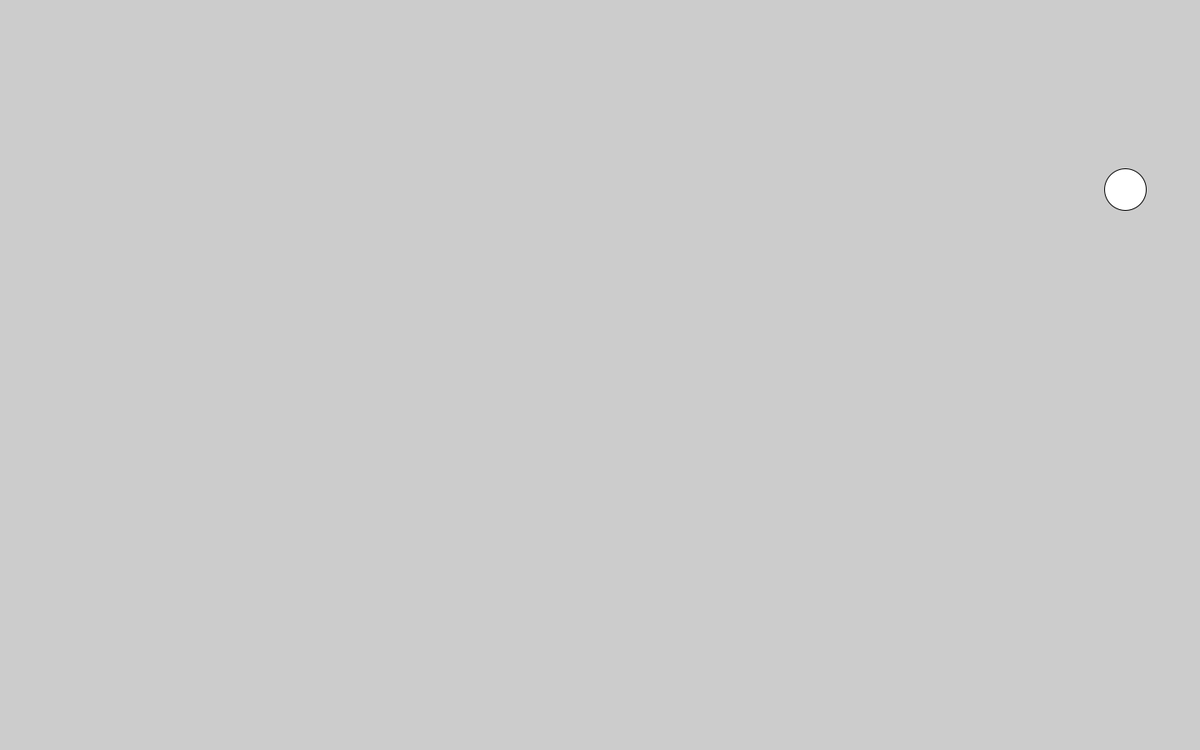
Frame 1 (no input)
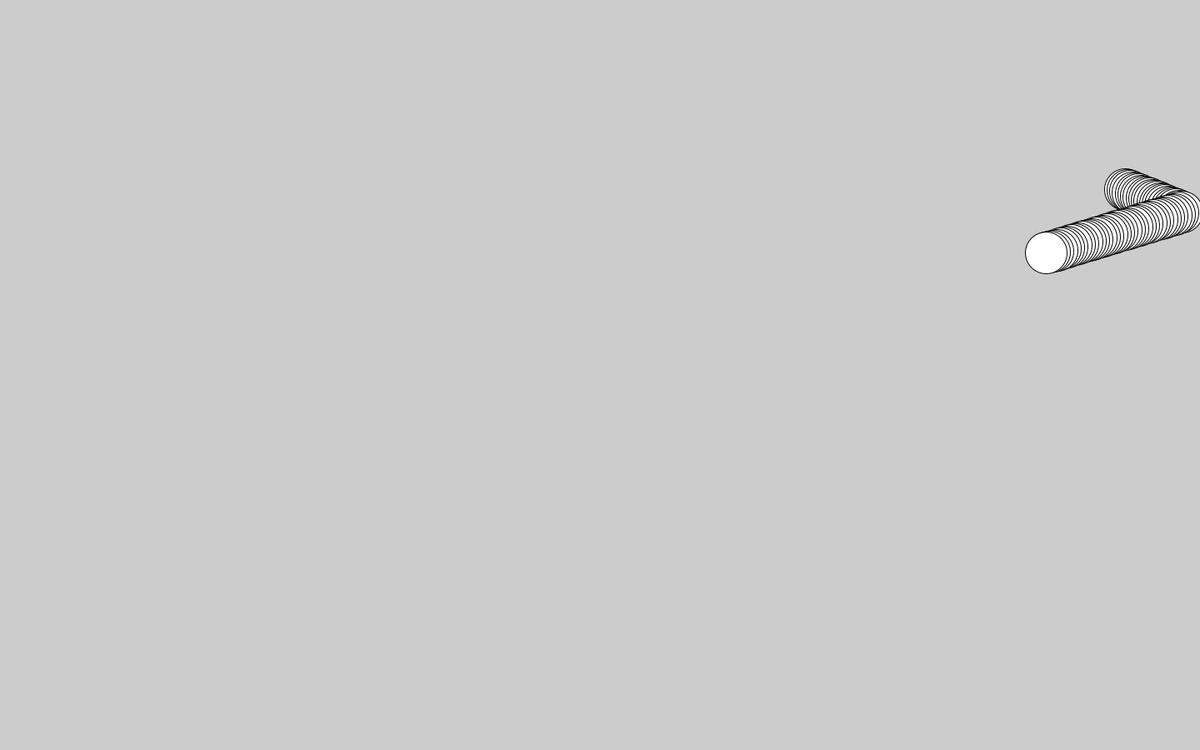
Frame 60 (the mouse pressed at the canvas centre just before this capture)
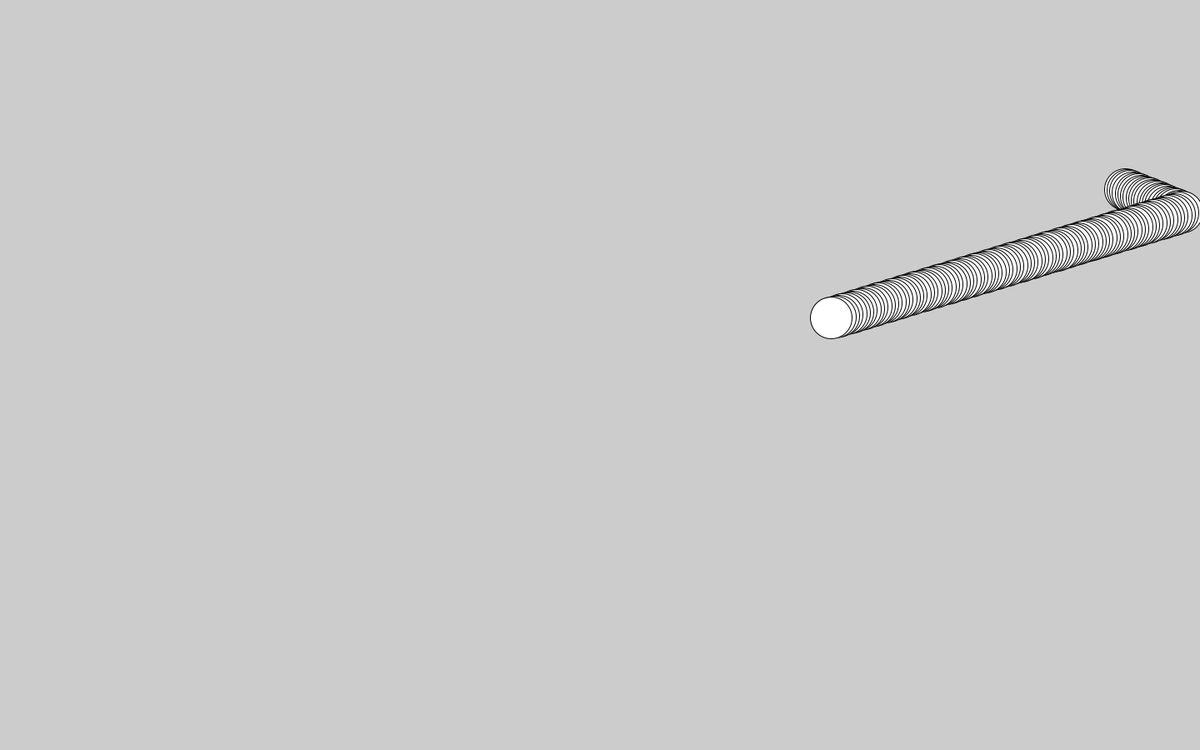
Frame 120 (the mouse held since frame 60 and released just before this capture)

The Processing sketch that drew these frames (run headless with seeded random() and noise(); from frame 60 on, the mouse is pressed at the canvas centre):

// Processing sketch: screensaver
// ── screensaver.pde
float x, y, xSpd, ySpd, ballW, ballH;
void setup(){
  size(1440,900);
  ballW = ballH = 50;
  xSpd = random(5);
  ySpd = random(5);
  x = (int)random(ballW/2, width-ballW/2);
  y = (int)random(ballH/2, height-ballH/2);
}
void draw(){
  x = x + xSpd;
  y = y + ySpd;
  ellipse(x, y, ballW, ballH);
  if(x >= width - ballW/2){
    xSpd = -random(5);
  }
  if(x <= ballW/2){
    xSpd = random(5);
  }
  if(y >= height - ballH){
    ySpd = -random(5);
  }
  if(y <= ballH/2){
    ySpd = random(5);
  }
}
